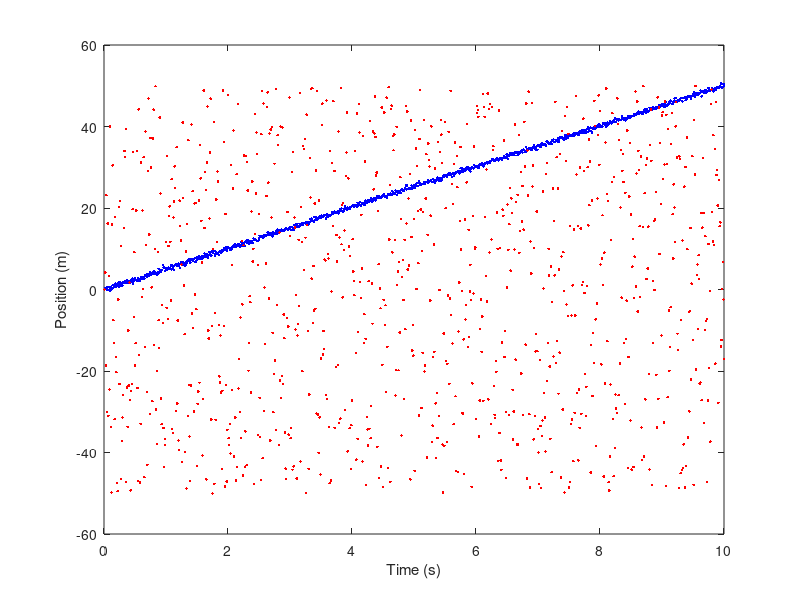

MATLAB code to generate this figure:
%%%%%%%%%%%%%%%%%%%%%%%%%%%%%%%%%%%%%%%%%
%   Code to Produce 1D Model of Data   %%
% -------------------------------------%%
%       P(k)=P(k-1)+v(k)*dt+w(k)        %
%       ------------------------        %
% VARIABLE DEFINITIONS:                 %
% P - Position                          %
% v - velocity (constant)               %
% dt - time step (constant)             %
% N - number of data points/time steps) %
% w - noise, where wk~N(0,Qk)           %
%   > Qk - variance in noise            %
%%%%%%%%%%%%%%%%%%%%%%%%%%%%%%%%%%%%%%%%%
clc; close all; clear all;

% Define constants
v = 5;          %m/s for all time
dt = .01;       %s
N = 1000;       % Number of time steps
M = 1;          % Number of false measuremnts per time step
t = (1:N)*dt;   % Time Array
Qk = 0.5;       % Process noise covariance
R = 0.1;        % Measurement noise covariance

% Position of target as a function of time
x = zeros(N,2);

% y -> contains the measurments, where the first
% column is the true measurement and the other 
% columns contain random noise measurements @ each
% time step
y = zeros(N,1+M);

% Create position data
for k=2:N
    x(k,2) = v + sqrt(Qk)*randn(1,1);
    x(k,1)=x(k-1,1)+dt*x(k,2);
end

% Create noisy measurements
for k=2:N
    % Add noise to true data
    y(k,1) = x(k,1)+sqrt(R)*randn(1,1);
    
    for ii=1:M
        % Add random noise that are outliers
        y(k,2)=max(max(max(x(:,1))))*(-1+2.*rand(1,1));
    end
end
   
% Plot data
figure(1);clf;
plot(t,y(:,1),'b.')
hold on;
for ii = 1:M
    plot(t,y(:,1+ii),'r.')
end
xlabel('Time (s)');
ylabel('Position (m)');

% Save data
save('1d_ransac_data.mat','t','x','y','dt','Qk','R')
savefig('1d_ransac_data_rand');
%close(gcf);

